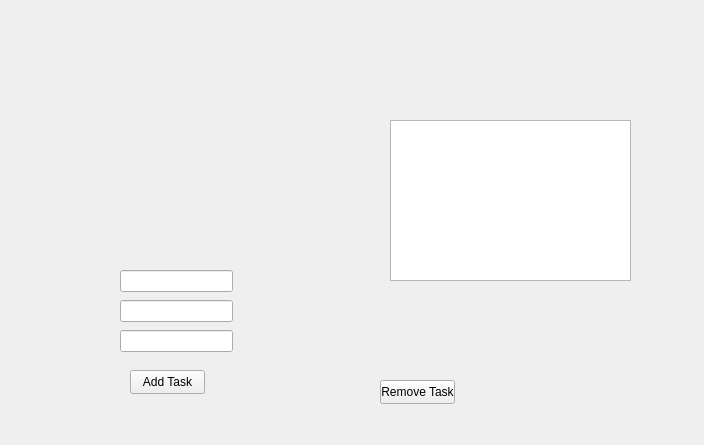
<?xml version="1.0" encoding="UTF-8"?>
<ui version="4.0">
 <class>Form</class>
 <widget class="QWidget" name="Form">
  <property name="geometry">
   <rect>
    <x>0</x>
    <y>0</y>
    <width>704</width>
    <height>445</height>
   </rect>
  </property>
  <property name="windowTitle">
   <string>Form</string>
  </property>
  <widget class="QTableWidget" name="tableWidget">
   <property name="geometry">
    <rect>
     <x>390</x>
     <y>120</y>
     <width>241</width>
     <height>161</height>
    </rect>
   </property>
  </widget>
  <widget class="QPushButton" name="pushButton">
   <property name="geometry">
    <rect>
     <x>130</x>
     <y>370</y>
     <width>75</width>
     <height>24</height>
    </rect>
   </property>
   <property name="text">
    <string>Add Task</string>
   </property>
  </widget>
  <widget class="QPushButton" name="pushButton_2">
   <property name="geometry">
    <rect>
     <x>380</x>
     <y>380</y>
     <width>75</width>
     <height>24</height>
    </rect>
   </property>
   <property name="text">
    <string>Remove Task</string>
   </property>
  </widget>
  <widget class="QLineEdit" name="lineEdit">
   <property name="geometry">
    <rect>
     <x>120</x>
     <y>270</y>
     <width>113</width>
     <height>22</height>
    </rect>
   </property>
  </widget>
  <widget class="QLineEdit" name="lineEdit_2">
   <property name="geometry">
    <rect>
     <x>120</x>
     <y>300</y>
     <width>113</width>
     <height>22</height>
    </rect>
   </property>
  </widget>
  <widget class="QLineEdit" name="lineEdit_3">
   <property name="geometry">
    <rect>
     <x>120</x>
     <y>330</y>
     <width>113</width>
     <height>22</height>
    </rect>
   </property>
  </widget>
 </widget>
 <resources/>
 <connections/>
</ui>
